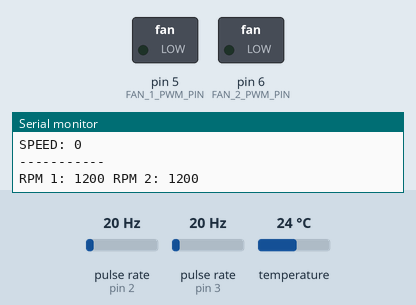
Recording of a program running on a simulated Arduino Pro Mini, built with avr-gcc and run on an emulated ATmega328P. Parts: switched loads named in the program (green lamp = pin HIGH), the last lines printed to the serial monitor. Wiring (inferred from the names in the program): 2 × pulse sensor: data pin 2 / data pin 3. The inputs (shaded band) are chosen by the test bench; at power-on: temperature 24 °C, pulse rate (sensors on pin 2, pin 3) 20 Hz.

Above: at 3.7 s.
3.8 s: temperature set to 33 °C
At 4.9 s:
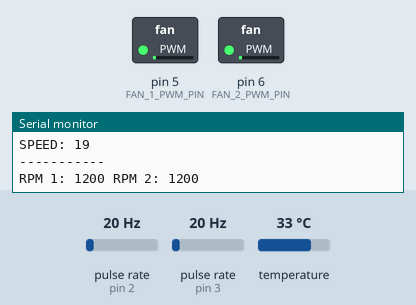
5.7 s: temperature set to 41 °C
At 7.6 s:
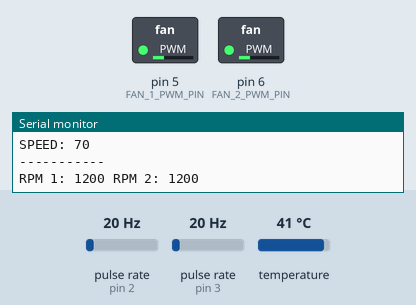
Timing chart, 0 to 9.1 s (numbered marks = the images above; inputs shaded):
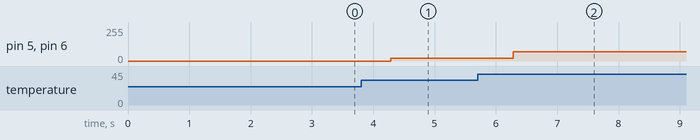

Measured:
- after the input at 3.8 s, pin 5 (FAN_1_PWM_PIN), pin 6 (FAN_2_PWM_PIN): 0/255 → 19/255 after 0.48 s
- after the input at 5.7 s, pin 5 (FAN_1_PWM_PIN), pin 6 (FAN_2_PWM_PIN): 19/255 → 70/255 after 0.58 s

The program:

main.cpp
```cpp
#include <Arduino.h>
#include <OneWire.h>
#include <DallasTemperature.h>

#define MIN_RPM 42000
#define MAX_RPM 15000

#define START_TEMP 30
#define END_TEMP 70

#define UPDATE_INTERVAL 1000 // calc rpm every second

#define FAN_1_RPM_PIN 2
#define FAN_2_RPM_PIN 3

#define FAN_1_PWM_PIN 5
#define FAN_2_PWM_PIN 6

#define ONE_WIRE_PIN 7

OneWire oneWire(ONE_WIRE_PIN);
DallasTemperature sensors(&oneWire);

uint32_t fan_rpm[2] = {0, 0};
uint64_t fan_pulses[2] = {0, 0};
uint32_t target_rpm = MIN_RPM;

float temperature = 20.f;

uint64_t last_rpm_calc = 0;

void fan_1_pulse();
void fan_2_pulse();
void calc_rpm(uint64_t ms);
void update_temp();
void update_target_rpm();
void set_speed();

void setup() {
  Serial.begin(9600);
  sensors.begin();

  pinMode(FAN_1_RPM_PIN, INPUT_PULLUP);
  pinMode(FAN_2_RPM_PIN, INPUT_PULLUP);

  attachInterrupt(digitalPinToInterrupt(FAN_1_RPM_PIN), fan_1_pulse, FALLING);
  attachInterrupt(digitalPinToInterrupt(FAN_2_RPM_PIN), fan_2_pulse, FALLING);

  delay(2500);
}

void loop() {
  if (millis() - last_rpm_calc > UPDATE_INTERVAL) {
    last_rpm_calc = millis();
    calc_rpm(UPDATE_INTERVAL);
    update_temp();
    update_target_rpm();
    set_speed();

    Serial.print("\n-----------\n");
  }
}

void fan_1_pulse() {
  fan_pulses[0] ++;
}

void fan_2_pulse() {
  fan_pulses[1] ++;
}

void calc_rpm(uint64_t ms) {
  fan_rpm[0] = fan_pulses[0] * (60000 / ms);
  fan_rpm[1] = fan_pulses[1] * (60000 / ms);

  fan_pulses[0] = 0;
  fan_pulses[1] = 0;

  Serial.print("\nRPM 1: "); Serial.print(fan_rpm[0]); Serial.print(" RPM 2: "); Serial.print(fan_rpm[1]);
}

void update_temp() {
  sensors.requestTemperatures();
  temperature = sensors.getTempCByIndex(0);

  // Check if sensor reading is valid
  if (temperature == DEVICE_DISCONNECTED_C) {
    temperature = END_TEMP;
  }

  Serial.print("\nTEMP: "); Serial.print(temperature);
}

void update_target_rpm() {
  if (temperature <= START_TEMP) target_rpm = MIN_RPM;
  else if (temperature >= END_TEMP) target_rpm = MAX_RPM;
  else target_rpm = map((long) (temperature * 100), START_TEMP * 100, END_TEMP * 100, MIN_RPM, MAX_RPM);

  Serial.print("\nTARGET_RPM: "); Serial.print(target_rpm);
}

void set_speed() {
  uint8_t speed = map(target_rpm, MIN_RPM, MAX_RPM, 0, 255);

  analogWrite(FAN_1_PWM_PIN, speed);
  analogWrite(FAN_2_PWM_PIN, speed);

  Serial.print("\nSPEED: "); Serial.print(speed);
}
```
